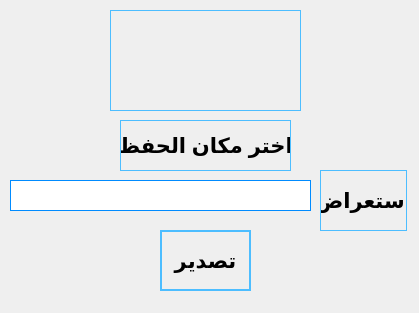
 <widget class="QWidget" name="Form">
  <property name="geometry">
   <rect>
    <x>0</x>
    <y>0</y>
    <width>419</width>
    <height>313</height>
   </rect>
  </property>
  <property name="windowTitle">
   <string>Form</string>
  </property>
  <property name="windowIcon">
   <iconset>
    <normaloff>icons/export_106661.ico</normaloff>icons/export_106661.ico</iconset>
  </property>
  <property name="styleSheet">
   <string notr="true">
QToolTip
{
    background-color: black;
    color: white;
    padding: 0.5ex;
}

QWidget
{
    color: #31363B;
    background-color: #EFF0F1;
    selection-background-color:#33A4DF;
    selection-color: #31363B;
    background-clip: border;
    border-image: none;
    border: 0px transparent black;
    outline: 0;
}

QWidget:item:hover
{
    background-color: #33A4DF;
    color: #31363B;
}

QWidget:item:selected
{
    background-color: #33A4DF;
}


QCheckBox
{
    spacing: 0.5ex;
    outline: none;
    color: #31363B;
    margin-bottom: 0.2ex;
    opacity: 200;
}

QCheckBox:disabled
{
    color: #BAB9B8;
}

QGroupBox::indicator
{
    margin-left: 0.2ex;
    margin-left: 0.2ex;
}

QCheckBox::indicator:unchecked,
QCheckBox::indicator:unchecked:focus
{
    border-image: url(:/light/checkbox_unchecked_disabled.svg);
}

QCheckBox::indicator:unchecked:hover,
QCheckBox::indicator:unchecked:pressed,
QGroupBox::indicator:unchecked:hover,
QGroupBox::indicator:unchecked:focus,
QGroupBox::indicator:unchecked:pressed
{
    border: none;
    border-image: url(:/light/checkbox_unchecked-hover.svg);
}

QCheckBox::indicator:checked
{
    border-image: url(:/light/checkbox_checked.svg);
}

QCheckBox::indicator:checked:focus,
QCheckBox::indicator:checked:pressed,
QGroupBox::indicator:checked:focus,
QGroupBox::indicator:checked:pressed
{
    border: none;
    border-image: url(:/light/checkbox_checked.svg);
}

QCheckBox::indicator:checked:hover,
QGroupBox::indicator:checked:hover
{
    border-image: url(:/light/checkbox_checked-hover.svg);
}

QCheckBox::indicator:indeterminate
{
    border-image: url(:/light/checkbox_indeterminate.svg);
}

QCheckBox::indicator:indeterminate:hover
{
    border-image: url(:/light/checkbox_indeterminate-hover.svg);
}

QCheckBox::indicator:indeterminate:focus,
QCheckBox::indicator:indeterminate:pressed
{
}

QCheckBox::indicator:indeterminate:disabled
{
    border-image: url(:/light/checkbox_indeterminate_disabled.svg);
}

QCheckBox::indicator:checked:disabled,
QGroupBox::indicator:checked:disabled
{
    border-image: url(:/light/checkbox_checked_disabled.svg);
}

QCheckBox::indicator:unchecked:disabled,
QGroupBox::indicator:unchecked:disabled
{
    border-image: url(:/light/checkbox_unchecked_disabled.svg);
}

QRadioButton
{
    spacing: 0.5ex;
    outline: none;
    color: #31363B;
    margin-bottom: 0.2ex;
}

QRadioButton:disabled
{
    color: #BAB9B8;
}

QRadioButton::indicator:unchecked,
QRadioButton::indicator:unchecked:focus
{
    border-image: url(:/light/radio_unchecked_disabled.svg);
}

QRadioButton::indicator:unchecked:hover,
QRadioButton::indicator:unchecked:pressed
{
    border: none;
    outline: none;
    border-image: url(:/light/radio_unchecked-hover.svg);
}

QRadioButton::indicator:checked
{
    border: none;
    outline: none;
    border-image: url(:/light/radio_checked.svg);
}

QRadioButton::indicator:checked:focus,
QRadioButton::indicator:checked:pressed
{
    border: none;
    outline: none;
    border-image: url(:/light/radio_checked.svg);
}

QRadioButton::indicator:checked:hover
{
    border-image: url(:/light/radio_checked-hover.svg);
}

QRadioButton::indicator:checked:disabled
{
    outline: none;
    border-image: url(:/light/radio_checked_disabled.svg);
}

QRadioButton::indicator:unchecked:disabled
{
    border-image: url(:/light/radio_unchecked_disabled.svg);
}

QMenuBar
{
    background-color: #EFF0F1;
    color: #31363B;
}

QMenuBar::item
{
    background: transparent;
}

QMenuBar::item:selected
{
    background: transparent;
    border: 0.1ex solid #BAB9B8;
}

QMenuBar::item:pressed
{
    border: 0.1ex solid #BAB9B8;
    background-color: #33A4DF;
    color: #31363B;
    margin-bottom: -0.1ex;
    padding-bottom: 0.1ex;
}

QMenu
{
    border: 0.1ex solid #BAB9B8;
    color: #31363B;
    margin: 0.2ex;
}

QMenu::icon
{
    margin: 0.5ex;
}

QMenu::item
{
    padding: 0.5ex 3ex 0.5ex 3ex;
    margin-left: 0.5ex;
    border: 0.1ex solid transparent; /* reserve space for selection border */
}

QMenu::item:selected
{
    color: #31363B;
}

QMenu::separator
{
    height: 0.2ex;
    background: lightblue;
    margin-left: 1ex;
    margin-right: 0.5ex;
}

/* non-exclusive indicator = check box style indicator
   (see QActionGroup::setExclusive) */
QMenu::indicator:non-exclusive:unchecked
{
    border-image: url(:/light/checkbox_unchecked_disabled.svg);
}

QMenu::indicator:non-exclusive:unchecked:selected
{
    border-image: url(:/light/checkbox_unchecked_disabled.svg);
}

QMenu::indicator:non-exclusive:checked
{
    border-image: url(:/light/checkbox_checked.svg);
}

QMenu::indicator:non-exclusive:checked:selected
{
    border-image: url(:/light/checkbox_checked.svg);
}

/* exclusive indicator = radio button style indicator (see QActionGroup::setExclusive) */
QMenu::indicator:exclusive:unchecked
{
    border-image: url(:/light/radio_unchecked_disabled.svg);
}

QMenu::indicator:exclusive:unchecked:selected
{
    border-image: url(:/light/radio_unchecked_disabled.svg);
}

QMenu::indicator:exclusive:checked
{
    border-image: url(:/light/radio_checked.svg);
}

QMenu::indicator:exclusive:checked:selected
{
    border-image: url(:/light/radio_checked.svg);
}

QMenu::right-arrow
{
    margin: 0.5ex;
    border-image: url(:/light/right_arrow.svg);
    width: 0.6ex;
    height: 0.9ex;
}


QWidget:disabled
{
    color: #454545;
    background-color: #EFF0F1;
}

QAbstractItemView
{
    alternate-background-color: #EFF0F1;
    color: #31363B;
    border: 0.1ex solid 3A3939;
    border-radius: 0.2ex;
}

QWidget:focus,
QMenuBar:focus
{
    border: 0.1ex solid #33A4DF;
}

QTabWidget:focus,
QCheckBox:focus,
QRadioButton:focus,
QSlider:focus
{
    border: none;
}

QLineEdit
{
    background-color: #FCFCFC;
    padding: 0.5ex;
    border-style: solid;
    border: 0.1ex solid #BAB9B8;
    border-radius: 0.2ex;
    color: #31363B;
}

QGroupBox
{
    border: 0.1ex solid #BAB9B8;
    border-radius: 0.2ex;
    padding-top: 1ex;
    margin-top: 1ex;
}

QGroupBox::title
{
    subcontrol-origin: margin;
    subcontrol-position: top center;
    padding-left: 0.1ex;
    padding-right: 0.1ex;
    margin-top: -0.7ex;
}

QAbstractScrollArea
{
    border-radius: 0.2ex;
    border: 0.1ex solid #BAB9B8;
    background-color: transparent;
}

QScrollBar:horizontal
{
    height: 1.5ex;
    margin: 0.3ex 1.5ex 0.3ex 1.5ex;
    border: 0.1ex transparent #2A2929;
    border-radius: 0.4ex;
    background-color: #2A2929;
}

QScrollBar::handle:horizontal
{
    background-color: #605F5F;
    min-width: 0.5ex;
    border-radius: 0.4ex;
}

QScrollBar::add-line:horizontal
{
    margin: 0ex 0.3ex 0ex 0.3ex;
    border-image: url(:/light/right_arrow_disabled.svg);
    width: 1ex;
    height: 1ex;
    subcontrol-position: right;
    subcontrol-origin: margin;
}

QScrollBar::sub-line:horizontal
{
    margin: 0px 0.3ex 0px 0.3ex;
    border-image: url(:/light/left_arrow_disabled.svg);
    height: 1ex;
    width: 1ex;
    subcontrol-position: left;
    subcontrol-origin: margin;
}

QScrollBar::add-line:horizontal:hover,QScrollBar::add-line:horizontal:on
{
    border-image: url(:/light/right_arrow.svg);
    width: 1ex;
    height: 1ex;
    subcontrol-position: right;
    subcontrol-origin: margin;
}


QScrollBar::sub-line:horizontal:hover, QScrollBar::sub-line:horizontal:on
{
    border-image: url(:/light/left_arrow.svg);
    width: 1ex;
    height: 1ex;
    subcontrol-position: left;
    subcontrol-origin: margin;
}

QScrollBar::up-arrow:horizontal, QScrollBar::down-arrow:horizontal
{
    background: none;
}


QScrollBar::add-page:horizontal, QScrollBar::sub-page:horizontal
{
    background: none;
}

QScrollBar:vertical
{
    background-color: #2A2929;
    width: 1.5ex;
    margin: 1.5ex 0.3ex 1.5ex 0.3ex;
    border: 0.1ex transparent #2A2929;
    border-radius: 0.4ex;
}

QScrollBar::handle:vertical
{
    background-color: #605F5F;
    min-height: 0.5ex;
    border-radius: 0.4ex;
}

QScrollBar::sub-line:vertical
{
    margin: 0.3ex 0ex 0.3ex 0ex;
    border-image: url(:/light/up_arrow_disabled.svg);
    height: 1ex;
    width: 1ex;
    subcontrol-position: top;
    subcontrol-origin: margin;
}

QScrollBar::add-line:vertical
{
    margin: 0.3ex 0ex 0.3ex 0ex;
    border-image: url(:/light/down_arrow_disabled.svg);
    height: 1ex;
    width: 1ex;
    subcontrol-position: bottom;
    subcontrol-origin: margin;
}

QScrollBar::sub-line:vertical:hover,
QScrollBar::sub-line:vertical:on
{

    border-image: url(:/light/up_arrow.svg);
    height: 1ex;
    width: 1ex;
    subcontrol-position: top;
    subcontrol-origin: margin;
}


QScrollBar::add-line:vertical:hover,
QScrollBar::add-line:vertical:on
{
    border-image: url(:/light/down_arrow.svg);
    height: 1ex;
    width: 1ex;
    subcontrol-position: bottom;
    subcontrol-origin: margin;
}

QScrollBar::up-arrow:vertical,
QScrollBar::down-arrow:vertical
{
    background: none;
}


QScrollBar::add-page:vertical,
QScrollBar::sub-page:vertical
{
    background: none;
}

QTextEdit
{
    background-color: #EFF0F1;
    color: #31363B;
    border: 0.1ex solid #BAB9B8;
}

QPlainTextEdit
{
    background-color: #EFF0F1;
    color: #31363B;
    border-radius: 0.2ex;
    border: 0.1ex solid #BAB9B8;
}

QHeaderView::section
{
    background-color: #BAB9B8;
    color: #31363B;
    padding: 0.5ex;
    border: 0.1ex solid #BAB9B8;
}

QSizeGrip
{
    border-image: url(:/light/sizegrip.svg);
    width: 1.2ex;
    height: 1.2ex;
}

QMainWindow::separator
{
    background-color: #EFF0F1;
    color: white;
    padding-left: 0.4ex;
    spacing: 0.2ex;
    border: 0.1ex dashed #BAB9B8;
}

QMainWindow::separator:hover
{

    background-color: #787876;
    color: white;
    padding-left: 0.4ex;
    border: 0.1ex solid #BAB9B8;
    spacing: 0.2x;
}

QMenu::separator
{
    height: 0.1ex;
    background-color: #BAB9B8;
    color: white;
    padding-left: 0.4ex;
    margin-left: 1ex;
    margin-right: 0.5ex;
}

QFrame[frameShape=&quot;2&quot;],  /* QFrame::Panel == 0x0003 */
QFrame[frameShape=&quot;3&quot;],  /* QFrame::WinPanel == 0x0003 */
QFrame[frameShape=&quot;4&quot;],  /* QFrame::HLine == 0x0004 */
QFrame[frameShape=&quot;5&quot;],  /* QFrame::VLine == 0x0005 */
QFrame[frameShape=&quot;6&quot;]  /* QFrame::StyledPanel == 0x0006 */
{
    border-width: 0.1ex;
    padding: 0.1ex;
    border-style: solid;
    border-color: #EFF0F1;
    background-color: #bcbfc2;
    border-radius: 0.5ex;
}

QStackedWidget
{
    border: 0.1ex transparent black;
}

QToolBar
{
    border: 0.1ex transparent #393838;
    background: 0.1ex solid #EFF0F1;
    font-weight: bold;
}

QToolBar::handle:horizontal
{
    border-image: url(:/light/hmovetoolbar.svg);
    width = 1.6ex;
    height = 6.4ex;
}

QToolBar::handle:vertical
{
    border-image: url(:/light/vmovetoolbar.svg);
    width = 5.4ex;
    height = 1ex;
}

QToolBar::separator:horizontal
{
    border-image: url(:/light/hsepartoolbar.svg);
    width = 0.7ex;
    height = 6.3ex;
}

QToolBar::separator:vertical
{
    border-image: url(:/light/vsepartoolbars.svg);
    width = 6.3ex;
    height = 0.7ex;
}

QPushButton
{
    color: #31363B;
    background-color: qlineargradient(x1: 0.5, y1: 0.5 x2: 0.5, y2: 1, stop: 0 #EFF0F1, stop: 0.5 #eaebec);
    border-width: 0.1ex;
    border-color: #BAB9B8;
    border-style: solid;
    padding: 0.5ex;
    border-radius: 0.2ex;
    outline: none;
}

QPushButton:disabled
{
    background-color: #e0e1e2;
    border-width: 0.1ex;
    border-color: #b4b4b4;
    border-style: solid;
    padding-top: 0.5ex;
    padding-bottom: 0.5ex;
    padding-left: 1ex;
    padding-right: 1ex;
    border-radius: 0.2ex;
    color: #b4b4b4;
}

QPushButton:focus
{
    color: black;
}

QComboBox
{
    selection-background-color: #33A4DF;
    border-style: solid;
    border: 0.1ex solid #BAB9B8;
    border-radius: 0.2ex;
    padding: 0.5ex;
    min-width: 7.5ex;
}

QPushButton:checked
{
    background-color: #BAB9B8;
    border-color: #6A6969;
}

QComboBox:hover,
QAbstractSpinBox:hover,
QLineEdit:hover,
QTextEdit:hover,
QPlainTextEdit:hover,
QAbstractView:hover,
QTreeView:hover
{
    border: 0.1ex solid #33A4DF;
    color: #31363B;
}

QComboBox:hover:pressed,
QPushButton:hover:pressed,
QAbstractSpinBox:hover:pressed,
QLineEdit:hover:pressed,
QTextEdit:hover:pressed,
QPlainTextEdit:hover:pressed,
QAbstractView:hover:pressed,
QTreeView:hover:pressed
{
    background-color: #EFF0F1;
}

QComboBox:on
{
    padding-top: 0.3ex;
    padding-left: 0.4ex;
    selection-background-color: #4a4a4a;
}

QComboBox QAbstractItemView
{
    background-color: #FCFCFC;
    border-radius: 0.2ex;
    border: 0.1ex solid #BAB9B8;
    selection-background-color: #33A4DF;
}

QComboBox::drop-down
{
    subcontrol-origin: padding;
    subcontrol-position: top right;
    width: 1.5ex;

    border-left-width: 0ex;
    border-left-color: darkgray;
    border-left-style: solid;
    border-top-right-radius: 0.3ex;
    border-bottom-right-radius: 0.3ex;
}

QComboBox::down-arrow
{
    border-image: url(:/light/down_arrow_disabled.svg);
    width: 0.9ex;
    height: 0.6ex;
}

QComboBox::down-arrow:on,
QComboBox::down-arrow:hover,
QComboBox::down-arrow:focus
{
    border-image: url(:/light/down_arrow.svg);
    width: 0.9ex;
    height: 0.6ex;
}

QAbstractSpinBox
{
    padding: 0.5ex;
    border: 0.1ex solid #BAB9B8;
    background-color: #D9D8D7;
    color: #31363B;
    border-radius: 0.2ex;
    min-width: 7.5ex;
}

QAbstractSpinBox:up-button
{
    background-color: transparent;
    subcontrol-origin: border;
    subcontrol-position: center right;
}

QAbstractSpinBox:down-button
{
    background-color: transparent;
    subcontrol-origin: border;
    subcontrol-position: center left;
}

QAbstractSpinBox::up-arrow,
QAbstractSpinBox::up-arrow:disabled,
QAbstractSpinBox::up-arrow:off
{
    border-image: url(:/light/up_arrow_disabled.svg);
    width: 0.9ex;
    height: 0.6ex;
}

QAbstractSpinBox::up-arrow:hover
{
    border-image: url(:/light/up_arrow.svg);
    width: 0.9ex;
    height: 0.6ex;
}

QAbstractSpinBox::down-arrow,
QAbstractSpinBox::down-arrow:disabled,
QAbstractSpinBox::down-arrow:off
{
    border-image: url(:/light/down_arrow_disabled.svg);
    width: 0.9ex;
    height: 0.6ex;
}

QAbstractSpinBox::down-arrow:hover
{
    border-image: url(:/light/down_arrow.svg);
    width: 0.9ex;
    height: 0.6ex;
}

QLabel
{
    border: 0ex solid black;
}

QTabWidget{
    border: 0.1ex solid #BAB9B8;
}

/* BORDERS */
QTabWidget::pane
{
    padding: 0.5ex;
    margin: 0.1ex;
}

QTabWidget::pane:top
{
    border: 0.1ex solid #BAB9B8;
    top: -0.1ex;
}

QTabWidget::pane:bottom
{
    border: 0.1ex solid #BAB9B8;
    bottom: -0.1ex;
}

QTabWidget::pane:left
{
    border: 0.1ex solid #BAB9B8;
    right: -0.1ex;
}

QTabWidget::pane:right
{
    border: 0.1ex solid #BAB9B8;
    left: -0.1ex;
}

QTabBar
{
    qproperty-drawBase: 0;
    left: 0.5ex; /* move to the right by 0.5ex */
    border-radius: 0.3ex;
}

QTabBar:focus
{
    border: 0ex transparent black;
}

QTabBar::close-button
{
    border-image: url(:/light/close.svg);
    width: 1.2ex;
    height: 1.2ex;
    background: transparent;
}

QTabBar::close-button:hover
{
    border-image: url(:/light/close-hover.svg);
    width: 1.2ex;
    height: 1.2ex;
    background: transparent;
}

QTabBar::close-button:pressed
{
    border-image: url(:/light/close-pressed.svg);
    width: 1.2ex;
    height: 1.2ex;
    background: transparent;
}

/* TOP TABS */
QTabBar::tab:top
{
    color: #31363B;
    border: 0.1ex transparent black;
    border-left: 0.1ex solid #BAB9B8;
    border-top: 0.1ex solid #BAB9B8;
    background-color: #EFF0F1;
    padding: 0.5ex;
    min-width: 5ex;
    border-top-left-radius: 0.2ex;
    border-top-right-radius: 0.2ex;
}

QTabBar::tab:top:last,
QTabBar::tab:top:only-one
{
    color: #31363B;
    border: 0.1ex transparent black;
    border-left: 0.1ex solid #BAB9B8;
    border-right: 0.1ex solid #BAB9B8;
    border-top: 0.1ex solid #BAB9B8;
    background-color: #EFF0F1;
    padding: 0.5ex;
    min-width: 5ex;
    border-top-left-radius: 0.2ex;
    border-top-right-radius: 0.2ex;
}

QTabBar::tab:top:!selected
{
    color: #31363B;
    background-color: #D9D8D7;
    border: 0.1ex transparent black;
    border-left: 0.1ex solid #BAB9B8;
    border-top-left-radius: 0.2ex;
    border-top-right-radius: 0.2ex;
}

QTabBar::tab:top:first:!selected
{
    color: #31363B;
    background-color: #D9D8D7;
    border: 0.1ex transparent black;
    border-top-left-radius: 0.2ex;
    border-top-right-radius: 0.2ex;
}

QTabBar::tab:top:!selected:hover
{
    background-color: rgba(61, 173, 232, 0.1);
    border: 0.1ex rgba(61, 173, 232, 0.1);
    border-left: 0.1ex solid #BAB9B8;
}

QTabBar::tab:top:!selected:first:hover
{
    background-color: rgba(61, 173, 232, 0.1);
    border: 0.1ex rgba(61, 173, 232, 0.1);
}

/* BOTTOM TABS */
QTabBar::tab:bottom
{
    color: #31363B;
    border: 0.1ex transparent black;
    border-left: 0.1ex solid #BAB9B8;
    border-bottom: 0.1ex solid #BAB9B8;
    background-color: #EFF0F1;
    padding: 0.5ex;
    border-bottom-left-radius: 0.2ex;
    border-bottom-right-radius: 0.2ex;
    min-width: 5ex;
}

QTabBar::tab:bottom:last,
QTabBar::tab:bottom:only-one
{
    color: #31363B;
    border: 0.1ex transparent black;
    border-left: 0.1ex solid #BAB9B8;
    border-right: 0.1ex solid #BAB9B8;
    border-bottom: 0.1ex solid #BAB9B8;
    background-color: #EFF0F1;
    padding: 0.5ex;
    border-bottom-left-radius: 0.2ex;
    border-bottom-right-radius: 0.2ex;
    min-width: 5ex;
}

QTabBar::tab:bottom:!selected
{
    color: #31363B;
    background-color: #D9D8D7;
    border: 0.1ex transparent black;
    border-left: 0.1ex solid #BAB9B8;
    border-bottom-left-radius: 0.2ex;
    border-bottom-right-radius: 0.2ex;
}

QTabBar::tab:bottom:first:!selected
{
    color: #31363B;
    background-color: #D9D8D7;
    border: 0.1ex transparent black;
    border-bottom-left-radius: 0.2ex;
    border-bottom-right-radius: 0.2ex;
}

QTabBar::tab:bottom:!selected:hover
{
    background-color: rgba(61, 173, 232, 0.1);
    border: 0.1ex rgba(61, 173, 232, 0.1);
    border-left: 0.1ex solid #BAB9B8;
}

QTabBar::tab:bottom:!selected:first:hover
{
    background-color: rgba(61, 173, 232, 0.1);
    border: 0.1ex rgba(61, 173, 232, 0.1);
}

/* LEFT TABS */
QTabBar::tab:left
{
    color: #31363B;
    border: 0.1ex transparent black;
    border-top: 0.1ex solid #BAB9B8;
    border-right: 0.1ex solid #BAB9B8;
    background-color: #EFF0F1;
    padding: 0.5ex;
    border-top-right-radius: 0.2ex;
    border-bottom-right-radius: 0.2ex;
    min-height: 5ex;
}

QTabBar::tab:left:last,
QTabBar::tab:left:only-one
{
    color: #31363B;
    border: 0.1ex transparent black;
    border-top: 0.1ex solid #BAB9B8;
    border-bottom: 0.1ex solid #BAB9B8;
    border-right: 0.1ex solid #BAB9B8;
    background-color: #EFF0F1;
    padding: 0.5ex;
    border-top-right-radius: 0.2ex;
    border-bottom-right-radius: 0.2ex;
    min-height: 5ex;
}

QTabBar::tab:left:!selected
{
    color: #31363B;
    background-color: #D9D8D7;
    border: 0.1ex transparent black;
    border-top: 0.1ex solid #BAB9B8;
    border-top-right-radius: 0.2ex;
    border-bottom-right-radius: 0.2ex;
}

QTabBar::tab:left:!selected:hover
{
    background-color: rgba(61, 173, 232, 0.1);
    border: 0.1ex rgba(61, 173, 232, 0.1);
    border-top: 0.1ex solid #BAB9B8;
}

QTabBar::tab:left:!selected:first:hover
{
    background-color: rgba(61, 173, 232, 0.1);
    border: 0.1ex rgba(61, 173, 232, 0.1);
}

/* RIGHT TABS */
QTabBar::tab:right
{
    color: #31363B;
    border: 0.1ex transparent black;
    border-top: 0.1ex solid #BAB9B8;
    border-left: 0.1ex solid #BAB9B8;
    background-color: #D9D8D7;
    padding: 0.5ex;
    border-top-left-radius: 0.2ex;
    border-bottom-left-radius: 0.2ex;
    min-height: 5ex;
}

QTabBar::tab:right:last,
QTabBar::tab:right:only-one
{
    color: #31363B;
    border: 0.1ex transparent black;
    border-top: 0.1ex solid #BAB9B8;
    border-bottom: 0.1ex solid #BAB9B8;
    border-left: 0.1ex solid #BAB9B8;
    background-color: #D9D8D7;
    padding: 0.5ex;
    border-top-left-radius: 0.2ex;
    border-bottom-left-radius: 0.2ex;
    min-height: 5ex;
}

QTabBar::tab:right:!selected
{
    color: #31363B;
    background-color: #54575B;
    border: 0.1ex transparent black;
    border-top: 0.1ex solid #BAB9B8;
    border-top-left-radius: 0.2ex;
    border-bottom-left-radius: 0.2ex;
}

QTabBar::tab:right:!selected:hover
{
    background-color: rgba(61, 173, 232, 0.1);
    border: 0.1ex rgba(61, 173, 232, 0.1);
    border-top: 0.1ex solid #BAB9B8;
}

QTabBar::tab:right:!selected:first:hover
{
    background-color: rgba(61, 173, 232, 0.1);
    border: 0.1ex rgba(61, 173, 232, 0.1);
}

QTabBar QToolButton::right-arrow:enabled
{
    border-image: url(:/light/right_arrow.svg);
}

QTabBar QToolButton::left-arrow:enabled
{
    border-image: url(:/light/left_arrow.svg);
}

QTabBar QToolButton::right-arrow:disabled
{
    border-image: url(:/light/right_arrow_disabled.svg);
}

QTabBar QToolButton::left-arrow:disabled
{
    border-image: url(:/light/left_arrow_disabled.svg);
}

QDockWidget
{
    background: #EFF0F1;
    border: 0.1ex solid #403F3F;
    titlebar-close-icon: url(:/light/transparent.svg);
    titlebar-normal-icon: url(:/light/transparent.svg);
}

QDockWidget::close-button,
QDockWidget::float-button
{
    border: 0.1ex solid transparent;
    border-radius: 0.2ex;
    background: transparent;
}


QDockWidget::float-button
{
    border-image: url(:/dark/undock.svg);
}

QDockWidget::float-button:hover
{
    border-image: url(:/dark/undock-hover.svg) ;
}

QDockWidget::close-button
{
    border-image: url(:/dark/close.svg) ;
}

QDockWidget::close-button:hover
{
    border-image: url(:/dark/close-hover.svg) ;
}

QDockWidget::close-button:pressed
{
    border-image: url(:/dark/close-pressed.svg) ;
}

QTreeView,
QListView
{
    border: 0.1ex solid #BAB9B8;
    background-color: #FCFCFC;
}


QTreeView::branch:has-siblings:!adjoins-item
{
    border-image: url(:/light/stylesheet-vline.svg) 0;
}

QTreeView::branch:has-siblings:adjoins-item
{
    border-image: url(:/light/stylesheet-branch-more.svg) 0;
}

QTreeView::branch:!has-children:!has-siblings:adjoins-item
{
    border-image: url(:/light/stylesheet-branch-end.svg) 0;
}

QTreeView::branch:has-children:!has-siblings:closed,
QTreeView::branch:closed:has-children:has-siblings
{
    border-image: url(:/light/stylesheet-branch-end-closed.svg) 0;
    image: url(:/light/branch_closed.svg);
}

QTreeView::branch:open:has-children:!has-siblings,
QTreeView::branch:open:has-children:has-siblings
{
    border-image: url(:/light/stylesheet-branch-end-open.svg) 0;
    image: url(:/light/branch_open.svg);
}

QTableView::item,
QListView::item,
QTreeView::item
{
    padding: 0.3ex;
}

QTableView::item:!selected:hover,
QListView::item:!selected:hover,
QTreeView::item:!selected:hover
{
    background-color: rgba(61, 173, 232, 0.1);
    outline: 0;
    color: #31363B;
    padding: 0.3ex;
}

QSlider::groove:horizontal
{
    border: 0.1ex solid #EFF0F1;
    height: 0.4ex;
    background: #9CA0A4;
    margin: 0px;
    border-radius: 0.2ex;
}

QSlider::handle:horizontal
{
    background: #D9D8D7;
    border: 0.1ex solid #BABEC2;
    width: 1.6ex;
    height: 1.6ex;
    margin: -0.8ex 0;
    border-radius: 0.9ex;
}

QSlider::groove:vertical
{
    border: 0.1ex solid #EFF0F1;
    width: 0.4ex;
    background: #9CA0A4;
    margin: 0ex;
    border-radius: 0.3ex;
}

QSlider::handle:vertical
{
    background: #D9D8D7;
    border: 0.1ex solid #BABEC2;
    width: 1.6ex;
    height: 1.6ex;
    margin: 0 -0.8ex;
    border-radius: 0.9ex;
}

QSlider::handle:horizontal:focus,
QSlider::handle:vertical:focus
{
    border: 0.1ex solid #33A4DF;
}

QSlider::handle:horizontal:hover,
QSlider::handle:vertical:hover
{
    border: 0.1ex solid #51c2fc;
}

QSlider::sub-page:horizontal,
QSlider::add-page:vertical
{
    background: #33A4DF;
    border-radius: 0.3ex;
}

QSlider::add-page:horizontal,
QSlider::sub-page:vertical
{
    background: #BABEC2;
    border-radius: 0.3ex;
}

QToolButton
{
    background-color: transparent;
    border: 0.1ex solid #BAB9B8;
    border-radius: 0.2ex;
    margin: 0.3ex;
    padding: 0.5ex;
}

QToolButton[popupMode=&quot;1&quot;] /* only for MenuButtonPopup */
{
    padding-right: 2ex; /* make way for the popup button */
}

QToolButton[popupMode=&quot;2&quot;] /* only for InstantPopup */
{
    padding-right: 1ex; /* make way for the popup button */
}

QToolButton::menu-indicator
{
    border-image: url(:/light/down_arrow.svg);
    top: -0.7ex; left: -0.2ex; /* shift it a bit */
    width = 0.9ex;
    height = 0.6ex;
}

QToolButton::menu-arrow
{
    border-image: url(:/light/down_arrow.svg);
    width = 0.9ex;
    height = 0.6ex;
}

QToolButton:hover,
QToolButton::menu-button:hover
{
    background-color: transparent;
    border: 0.1ex solid #33A4DF;
}

QToolButton:checked,
QToolButton:pressed,
QToolButton::menu-button:pressed
{
    background-color: #47b8fc;
    border: 0.1ex solid #47b8fc;
    padding: 0.5ex;
}

QToolButton::menu-button
{
    border: 0.1ex solid #BAB9B8;
    border-top-right-radius: 6px;
    border-bottom-right-radius: 6px;
    /* 1ex width + 0.4ex for border + no text = 2ex allocated above */
    width: 1ex;
    padding: 0.5ex;
    outline: none;
}

QToolButton::menu-arrow:open
{
    border: 0.1ex solid #BAB9B8;
}

QPushButton::menu-indicator
{
    subcontrol-origin: padding;
    subcontrol-position: bottom right;
    left: 0.8ex;
}

QTableView
{
    border: 0.1ex solid #BAB9B8;
    gridline-color: #BAB9B8;
    background-color: #FCFCFC;
}


QTableView,
QHeaderView
{
    border-radius: 0px;
}

QTableView::item:pressed
{
    background: #33A4DF;
    color: #31363B;
}

QTableView::item:selected:active
{
    background: #33A4DF;
    color: #31363B;
}

QTableView::item:selected:hover
{
    background-color: #47b8f3;
    color: #31363B;
}

QListView::item:pressed,
QTreeView::item:pressed
{
    background: #3daee9;
    color: #31363B;
}

QTreeView::item:selected:active,
QListView::item:selected:active
{
    background: #3daee9;
    color: #31363B;
}

QListView::item:selected:hover,
QTreeView::item:selected:hover
{
    background-color: #51c2fc;
    color: #31363B;
}


QHeaderView
{
    background-color: #EFF0F1;
    border: 0.1ex transparent;
    border-radius: 0px;
    margin: 0px;
    padding: 0px;

}

QHeaderView::section
{
    background-color: #EFF0F1;
    color: #31363B;
    padding: 0.5ex;
    border: 0.1ex solid #BAB9B8;
    border-radius: 0px;
    text-align: center;
}

QHeaderView::section::vertical::first,
QHeaderView::section::vertical::only-one
{
    border-top: 0.1ex solid #BAB9B8;
}

QHeaderView::section::vertical
{
    border-top: transparent;
}

QHeaderView::section::horizontal::first, QHeaderView::section::horizontal::only-one
{
    border-left: 0.1ex solid #BAB9B8;
}

QHeaderView::section::horizontal
{
    border-left: transparent;
}


QHeaderView::section:checked

 {
    color: black;
    background-color: #b9dae7;
 }

 /* style the sort indicator */
QHeaderView::down-arrow
{
    image: url(:/light/down_arrow.svg);
}

QHeaderView::up-arrow
{
    image: url(:/light/up_arrow.svg);
}

QTableCornerButton::section
{
    background-color: #EFF0F1;
    border: 0.1ex transparent #BAB9B8;
    border-radius: 0px;
}

QToolBox
{
    padding: 0.5ex;
    border: 0.1ex transparent black;
}

QToolBox:selected
{
    background-color: #EFF0F1;
    border-color: #33A4DF;
}

QToolBox:hover
{
    border-color: #33A4DF;
}

QStatusBar::item
{
    border: 0px transparent dark;
}

QSplitter::handle
{
    border: 0.1ex dashed #BAB9B8;
}

QSplitter::handle:hover
{
    background-color: #787876;
    border: 0.1ex solid #BAB9B8;
}

QSplitter::handle:horizontal
{
    width: 0.1ex;
}

QSplitter::handle:vertical
{
    height: 0.1ex;
}

QProgressBar:horizontal
{
    background-color: #BABEC2;
    border: 0.1ex solid #EFF0F1;
    border-radius: 0.3ex;
    height: 0.5ex;
    text-align: right;
    margin-top: 0.5ex;
    margin-bottom: 0.5ex;
    margin-right: 5ex;
    padding: 0px;
}

QProgressBar::chunk:horizontal
{
    background-color: #33A4DF;
    border: 0.1ex transparent;
    border-radius: 0.3ex;
}

QAbstractSpinBox
{
    background-color: #EFF0F1;
}

QSpinBox,
QDoubleSpinBox
{
    padding-right: 1.5ex;
}

QSpinBox::up-button,
QDoubleSpinBox::up-button
{
    subcontrol-origin: content;
    subcontrol-position: right top;

    width: 1.6ex;
    border-width: 0.1ex;
}

QSpinBox::up-arrow,
QDoubleSpinBox::up-arrow
{
    border-image: url(:/light/up_arrow.svg);
    width: 0.9ex;
    height: 0.6ex;
}

QSpinBox::up-arrow:hover,
QSpinBox::up-arrow:pressed,
QDoubleSpinBox::up-arrow:hover,
QDoubleSpinBox::up-arrow:pressed
{
    border-image: url(:/light/up_arrow-hover.svg);
    width: 0.9ex;
    height: 0.6ex;
}

QSpinBox::up-arrow:disabled,
QSpinBox::up-arrow:off,
QDoubleSpinBox::up-arrow:disabled,
QDoubleSpinBox::up-arrow:off
{
   border-image: url(:/light/up_arrow_disabled.svg);
}

QSpinBox::down-button,
QDoubleSpinBox::down-button
{
    subcontrol-origin: content;
    subcontrol-position: right bottom;

    width: 1.6ex;
    border-width: 0.1ex;
}

QSpinBox::down-arrow,
QDoubleSpinBox::down-arrow
{
    border-image: url(:/light/down_arrow.svg);
    width: 0.9ex;
    height: 0.6ex;
}

QSpinBox::down-arrow:hover,
QSpinBox::down-arrow:pressed,
QDoubleSpinBox::down-arrow:hover,
QDoubleSpinBox::down-arrow:pressed
{
    border-image: url(:/light/down_arrow-hover.svg);
    width: 0.9ex;
    height: 0.6ex;
}

QSpinBox::down-arrow:disabled,
QSpinBox::down-arrow:off,
QDoubleSpinBox::down-arrow:disabled,
QDoubleSpinBox::down-arrow:off
{
   border-image: url(:/light/down_arrow_disabled.svg);
}

QPushButton:hover
{
    border: 0.1ex solid #3daef3;
    color: #31363B;
}

QPushButton:focus
{
    background-color: qlineargradient(x1: 0.5, y1: 0.5 x2: 0.5, y2: 1, stop: 0 #4cbdff, stop: 0.5 #33a4e8);
    color: white;
}

QPushButton:focus:hover
{
    background-color: qlineargradient(x1: 0.5, y1: 0.5 x2: 0.5, y2: 1, stop: 0 #bedfec, stop: 0.5 #b9dae7);
    color: #31363B;
}

QPushButton:focus:pressed,
QPushButton:pressed
{
    background-color: qlineargradient(x1: 0.5, y1: 0.5 x2: 0.5, y2: 1, stop: 0 #bedfec, stop: 0.5 #b9dae7);
    color: #31363B;
}
</string>
  </property>
  <widget class="QLabel" name="label_2">
   <property name="geometry">
    <rect>
     <x>110</x>
     <y>10</y>
     <width>191</width>
     <height>101</height>
    </rect>
   </property>
   <property name="styleSheet">
    <string notr="true">QLabel{
	border:1px solid #4cbdff;
}</string>
   </property>
   <property name="text">
    <string/>
   </property>
   <property name="pixmap">
    <pixmap>pannar.jpg</pixmap>
   </property>
   <property name="scaledContents">
    <bool>true</bool>
   </property>
  </widget>
  <widget class="QLabel" name="label">
   <property name="geometry">
    <rect>
     <x>120</x>
     <y>120</y>
     <width>171</width>
     <height>51</height>
    </rect>
   </property>
   <property name="font">
    <font>
     <family>Arial</family>
     <pointsize>16</pointsize>
     <weight>75</weight>
     <bold>true</bold>
    </font>
   </property>
   <property name="styleSheet">
    <string notr="true">QLabel{
	border: 1px solid #4cbdff;
}</string>
   </property>
   <property name="text">
    <string>اختر مكان الحفظ</string>
   </property>
   <property name="alignment">
    <set>Qt::AlignCenter</set>
   </property>
  </widget>
  <widget class="QPushButton" name="browes_btn">
   <property name="geometry">
    <rect>
     <x>320</x>
     <y>170</y>
     <width>87</width>
     <height>61</height>
    </rect>
   </property>
   <property name="font">
    <font>
     <family>Arial</family>
     <pointsize>16</pointsize>
     <weight>75</weight>
     <bold>true</bold>
    </font>
   </property>
   <property name="layoutDirection">
    <enum>Qt::RightToLeft</enum>
   </property>
   <property name="styleSheet">
    <string notr="true">QPushButton{

	border: 1px solid #4cbdff;
}</string>
   </property>
   <property name="text">
    <string>استعراض</string>
   </property>
  </widget>
  <widget class="QLineEdit" name="save_location_LD">
   <property name="geometry">
    <rect>
     <x>10</x>
     <y>180</y>
     <width>301</width>
     <height>31</height>
    </rect>
   </property>
   <property name="styleSheet">
    <string notr="true">QLineEdit{
	border: 1px solid #008bff;
}

</string>
   </property>
  </widget>
  <widget class="QPushButton" name="export_btn">
   <property name="geometry">
    <rect>
     <x>160</x>
     <y>230</y>
     <width>91</width>
     <height>61</height>
    </rect>
   </property>
   <property name="font">
    <font>
     <family>Arial</family>
     <pointsize>16</pointsize>
     <weight>75</weight>
     <bold>true</bold>
    </font>
   </property>
   <property name="styleSheet">
    <string notr="true">QPushButton{
	border: 2px solid #4cbdff;
}</string>
   </property>
   <property name="text">
    <string>تصدير</string>
   </property>
  </widget>
 </widget>
